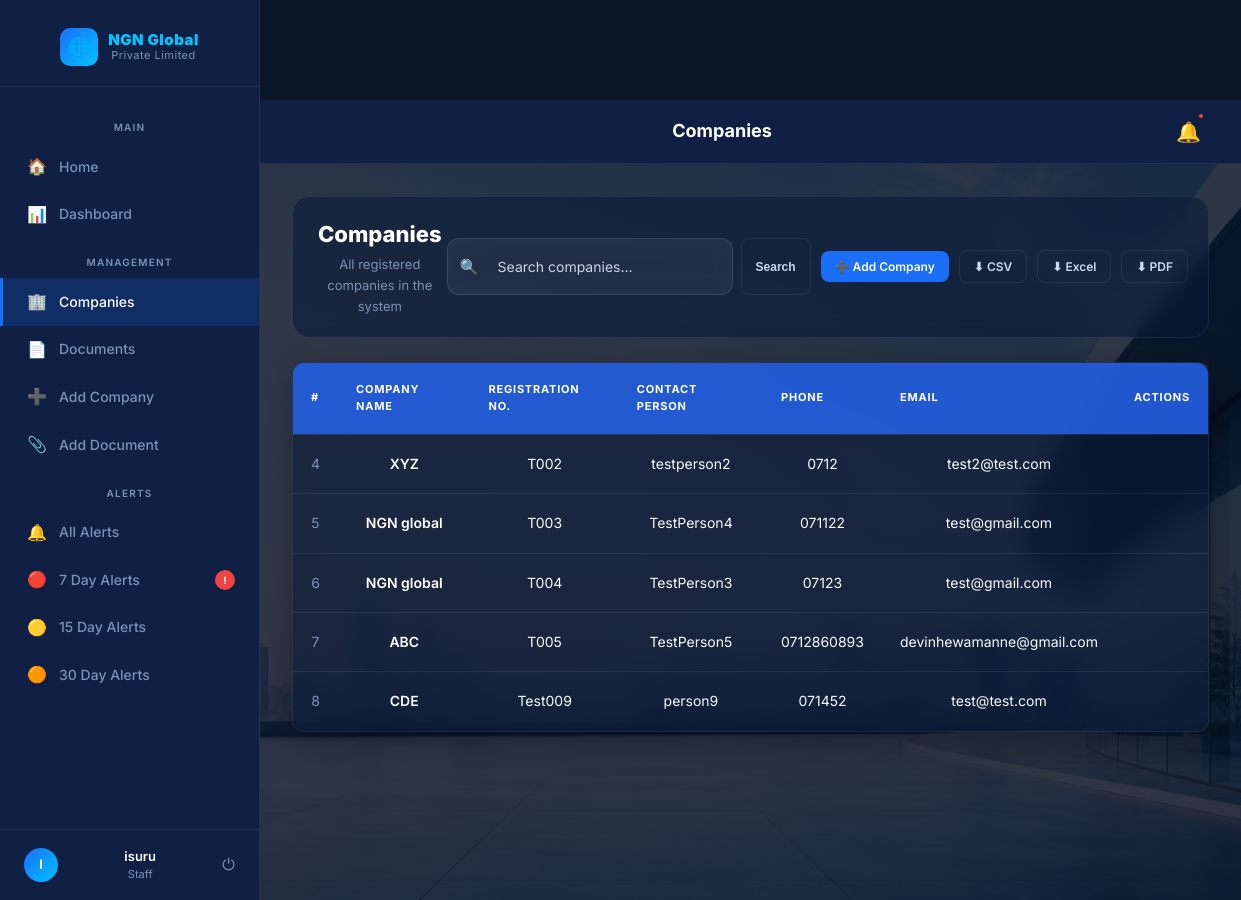
The page /companies (signed in) on the database its author committed.
### tables this page shows
CREATE TABLE companies (
    id INTEGER PRIMARY KEY AUTOINCREMENT,
    company_name TEXT NOT NULL,
    registration_number TEXT,
    address TEXT,
    contact_person TEXT,
    phone TEXT,
    email TEXT
);

### app.py (the view)
@app.route('/companies')
@login_required
def company_list():
    if 'user_id' not in session:
        return redirect('/login')
    search = request.args.get('search')
    conn = sqlite3.connect('company.db')
    cursor = conn.cursor()
    if search:
        cursor.execute(
            """
            SELECT *
            FROM companies
            WHERE company_name LIKE ?
            OR registration_number LIKE ?
            """,
            (
                '%' + search + '%',
                '%' + search + '%'
            )
        )
    else:
        cursor.execute(
            "SELECT * FROM companies"
        )
    companies = cursor.fetchall()
    conn.close()
    return render_template(
        'company_list.html',
        companies=companies
    )

### app.py (called while the page is built)
def login_required(f):
    @wraps(f)
    def decorated_function(*args, **kwargs):
        if 'user_id' not in session:
            return redirect('/login')
        return f(*args, **kwargs)
    return decorated_function

### templates/company_list.html (shortened to what this page needs)
{% extends 'base.html' %}
{% block topbar_title %}Companies{% endblock %}
{% block content %}
<div class="page-header">
  <div>
    <h1>Companies</h1>
    <p>All registered companies in the system</p>
  </div>
  <div style="display:flex;gap:10px;align-items:center">
    <form method="GET" action="/companies" style="display:flex;gap:8px">
      <div class="search-wrap">
        <span class="search-icon">🔍</span>
        <input type="text" name="search" class="form-control" placeholder="Search companies…" value="{{ request.args.get('search','') }}" style="width:260px"/>
      </div>
      <button type="submit" class="btn btn-outline btn-sm">Search</button>
    </form>
    <a href="/add-company" class="btn btn-primary btn-sm">➕ Add Company</a>
    <a href="/export_companies_csv" class="btn btn-outline btn-sm">⬇ CSV</a>
    <a href="/export_companies_excel" class="btn btn-outline btn-sm">⬇ Excel</a>
    <a href="/export_companies_pdf" class="btn btn-outline btn-sm">⬇ PDF</a>
  </div>
</div>
{% if companies %}
<div class="table-wrap">
  <table>
    <thead>
      <tr>
        <th>#</th>
        <th>Company Name</th>
        <th>Registration No.</th>
        <th>Contact Person</th>
        <th>Phone</th>
        <th>Email</th>
        <th>Actions</th>
      </tr>
    </thead>
    <tbody>
      {% for company in companies %}
      <tr>
        <td style="color:var(--muted)">{{ company[0] }}</td>
        <td><span class="company-name">{{ company[1] }}</span></td>
        <td>{{ company[2] }}</td>
        <td>{{ company[4] }}</td>
        <td>{{ company[5] }}</td>
        <td>{{ company[6] }}</td>
        <td>
        </td>
      </tr>
      {% endfor %}
    </tbody>
  </table>
</div>
{% endif %}
{% endblock %}

### static/css/style.css (style rules this page uses)
body { font-family: 'Inter', sans-serif; background:#f4f7fc; }
body { font-family: Arial; text-align:center; margin-top:100px; }
h1 { color:blue; }
* { box-sizing: border-box; margin: 0; padding: 0; }
body { font-family: 'Inter', sans-serif; background: #f5f7fa; }
.page-header { display:flex; justify-content:space-between; align-items:center; margin-bottom:25px; }
.form-control, .form-select { border-radius: 10px; }
.btn-primary { border-radius: 10px; }
.page-header { margin-bottom: 25px; }
.page-header h1 { font-size: 38px; font-weight: 700; color: #1e293b; }
.page-header p { color: #64748b; }
.form-control { width: 100%; padding: 14px; border: 1px solid #dbeafe; border-radius: 12px; font-size: 15px; }
.page-header { background:rgba(10,25,55,0.55); backdrop-filter:blur(12px); border-radius:18px; padding:20px; border:1px solid rgba(255,255,255,0.08); }
.table-wrap { background:rgba(10,25,55,0.55); backdrop-filter:blur(12px); border-radius:20px; overflow:hidden; border:1px solid rgba(255,255,255,0.08); box-shadow:0 10px 40px rgba(0,0,0,.35); }
.table-wrap table { width:100%; border-collapse:collapse; }
.table-wrap thead { background:rgba(37,99,235,.85); }
.table-wrap th { color:white; padding:18px; }
.table-wrap td { color:white; padding:18px; border-top:1px solid rgba(255,255,255,.08); }
.search-wrap { background:rgba(255,255,255,.08); border:1px solid rgba(255,255,255,.1); border-radius:12px; backdrop-filter:blur(10px); padding:8px 12px; }
.search-wrap input { background:transparent; border:none; color:white; }
.search-wrap input::placeholder { color:#cbd5e1; }
.company-name { color:white; font-weight:700; }

### rows shown on the page
companies: id "4", company_name "XYZ", registration_number "T002", contact_person "testperson2", phone "0712", email "test2@test.com"
companies: id "5", company_name "NGN global", registration_number "T003", contact_person "TestPerson4", phone "071122", email "test@gmail.com"
companies: id "6", company_name "NGN global", registration_number "T004", contact_person "TestPerson3", phone "07123", email "test@gmail.com"
companies: id "7", company_name "ABC", registration_number "T005", contact_person "TestPerson5", phone "0712860893", email "devinhewamanne@gmail.com"
companies: id "8", company_name "CDE", registration_number "Test009", contact_person "person9", phone "071452", email "test@test.com"

### other values the page prints
{{ session.get('username', 'U')[0]|upper }} "I"
{{ session.get('username', 'User') }} "isuru"
{{ session.get('role', 'staff') }} "Staff"
